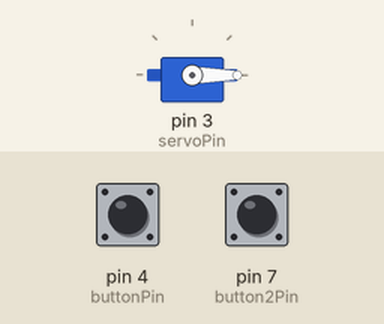
Bench run of a sketch on a simulated Arduino Uno, built with avr-gcc and run on an emulated ATmega328P. On the bench: servo. Inputs (shaded band) come from the test bench; at power-on: pin 4 (buttonPin) LOW, pin 7 (button2Pin) LOW.

Above: at 1.2 s.
1.3 s: pin 4 (buttonPin) pulled HIGH for 1 s
At 2.7 s:
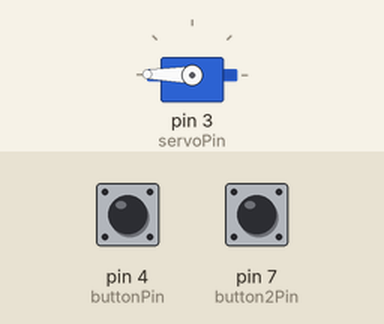
3.8 s: pin 7 (button2Pin) pulled HIGH for 0.15 s
At 5.1 s:
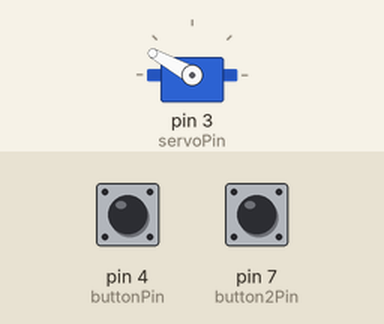
5.4 s: pin 7 (button2Pin) pulled HIGH for 1 s
At 5.85 s:
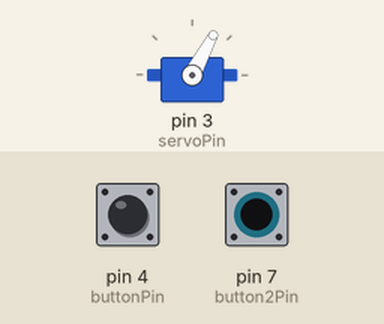
7.9 s: pin 4 (buttonPin) pulled HIGH for 0.15 s
At 8.5 s:
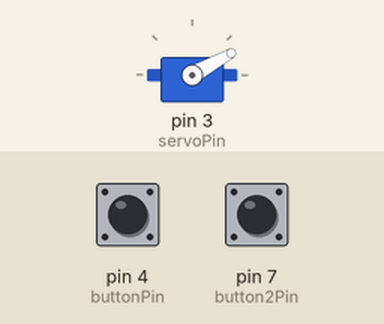
9.5 s: pin 4 (buttonPin) pulsed HIGH 2 times (0.12 s each, 0.3 s apart)
At 11.2 s:
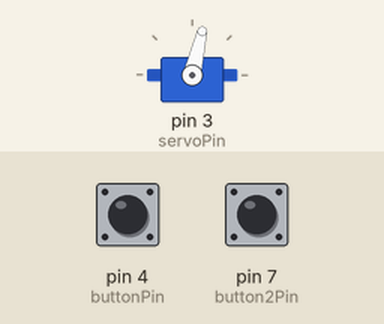
11.6 s: pin 4 (buttonPin) pulled HIGH for 3.2 s
At 11.75 s:
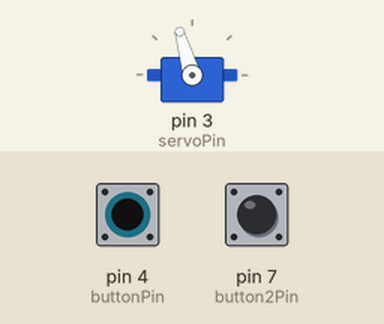
Timing chart, 0 to 14.6 s (numbered marks = the images above; inputs shaded):
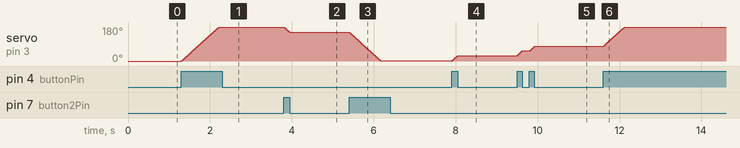

The sketch:

ServoButtons.ino
```cpp
#include <Servo.h> // Servo library

int buttonPin = 4;
int button2Pin = 7;

int servoPin = 3;
Servo Servo1; // Servo object named Servo1
int servoPosition = 0; // Initial Servo position

void setup()
{
  Servo1.attach(servoPin);
  Servo1.write(servoPosition);
  // Set up Serial Monitor on baud 9600 to display and receive data if needed
  Serial.begin(9600);

}

void loop()
{
// Create vars to temporarily store the state of the buttons
  int buttonState = digitalRead(buttonPin); // High or Low depending on pressed or not
  int button2State = digitalRead(button2Pin);

  if (buttonState == HIGH && servoPosition < 180)// Button 1 is on
  {
    Servo1.write(servoPosition); // Write current positions
    servoPosition++; // Add 1 to position
    delay(5); // Allow it time to move
  }
  else if (button2State == HIGH && servoPosition > 0) // Button 2 is on
  {
    Servo1.write(servoPosition); // Write current positions
    servoPosition--; // Add 1 to position
    delay(5); // Allow it time to move
  }
}
```

Measured:
- after the input at 1.3 s, servo on pin 3 (servoPin): moves from 0° to 179° over 0.91 s, starting at once
- after the input at 3.8 s, servo on pin 3 (servoPin): 179° → 151° at once
- after the input at 5.4 s, servo on pin 3 (servoPin): moves from 151° to 1° over 0.76 s, starting at once
- after the input at 7.9 s, servo on pin 3 (servoPin): 1° → 29° at once
- after the input at 9.5 s, servo on pin 3 (servoPin): moves from 29° to 77° over 0.42 s, starting at once
- after the input at 11.6 s, servo on pin 3 (servoPin): moves from 77° to 179° over 0.51 s, starting at once
